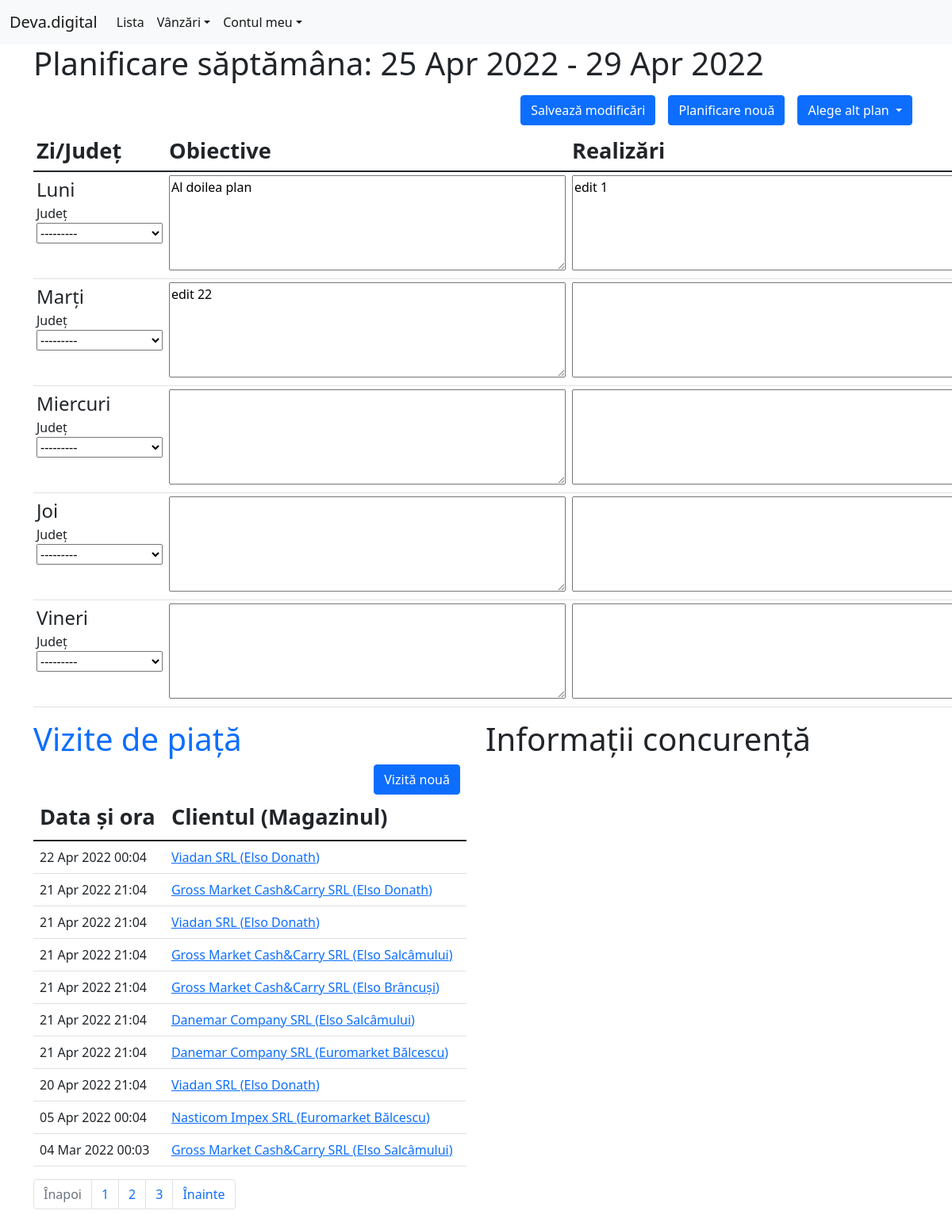
The app's page / (signed in) with its own data.
### sales/models.py (models this page shows, shortened)
class WeekPlan(models.Model):
	start_date = models.DateField(blank=True, null=True)
	end_date = models.DateField(blank=True, null=True)
	agent = models.ForeignKey(Agent, blank=True, null=True, on_delete=models.SET_NULL)
	date_created = models.DateField(default=timezone.now, blank=True)
	last_modified = models.DateTimeField(auto_now=True)
	monday_location = models.ForeignKey(County, blank=True, null=True, on_delete=models.SET_NULL, related_name="monday_location")
	monday_goal = models.TextField(blank=True)
	monday_achieved = models.TextField(blank=True)
	tuesday_location = models.ForeignKey(County, blank=True, null=True, on_delete=models.SET_NULL, related_name="tuesday_location")
	tuesday_goal = models.TextField(blank=True)
	tuesday_achieved = models.TextField(blank=True)
	wendsday_location = models.ForeignKey(County, blank=True, null=True, on_delete=models.SET_NULL, related_name="wendsday_location")
	wendsday_goal = models.TextField(blank=True)
	wendsday_achieved = models.TextField(blank=True)
	thursday_location = models.ForeignKey(County, blank=True, null=True, on_delete=models.SET_NULL, related_name="thursday_location")
	thursday_goal = models.TextField(blank=True)
	thursday_achieved = models.TextField(blank=True)
	friday_location = models.ForeignKey(County, blank=True, null=True, on_delete=models.SET_NULL, related_name="friday_location")
	friday_goal = models.TextField(blank=True)
	friday_achieved = models.TextField(blank=True)
	class Meta:
		verbose_name = "plan saptamanal"
		verbose_name_plural = "planuri saptamanale"

class Visit(models.Model):
	agent = models.ForeignKey(Agent, blank=True, null=True, on_delete=models.SET_NULL)
	client = models.ForeignKey(Client, blank=True, null=True, on_delete=models.SET_NULL, related_name="client")
	shop = models.ForeignKey(Shop, blank=True, null=True, on_delete=models.SET_NULL, related_name="shop")
	date_created = models.DateTimeField(default=timezone.now, blank=True)
	last_modified = models.DateTimeField(auto_now=True)
	products = models.ManyToManyField(Product)
	shelf_image = models.ImageField(upload_to="images/", blank=True)
	class Meta:
		verbose_name = "vizita"
		verbose_name_plural = "vizite"

class Client(models.Model):
	name = models.CharField("Numele", max_length=254)
	loc_name = models.CharField("Numele locatiei", max_length=254, null=True, blank=True)
	CUI = models.IntegerField("CUI", blank=True, null=True)
	channel = models.ForeignKey(Channel, blank=True, null=True, on_delete=models.SET_NULL, verbose_name="Canal distributie")
	distributor = models.BooleanField("Distribuitor", blank=True)
	lka = models.BooleanField("Local Key Accout", blank=True)
	zone = models.ForeignKey(Zone, blank=True, null=True, on_delete=models.SET_NULL, verbose_name="Zona")
	address = models.CharField("Adresa", max_length=254, blank=True)
	city = models.CharField("Localitatea", max_length=50, blank=True)
	county = models.ForeignKey(County, blank=True, null=True, on_delete=models.SET_NULL)
	contact_person = models.CharField("Persoana de contact", max_length=254, blank=True)
	contact_position = models.CharField("Functia", max_length=254, blank=True, null=True)
	phone = models.CharField("Telefon", max_length=10, blank=True)
	email = models.EmailField("Email", max_length=100, blank=True)
	class Meta:
		verbose_name = "client"
		verbose_name_plural = "clienti"
	def __str__(self):
		return self.name

class Shop(models.Model):
	name = models.CharField("Numele", max_length=254)
	client = models.ForeignKey(Client, blank=True, null=True, on_delete=models.CASCADE)
	shop_type = models.ForeignKey(ShopType, blank=True, null=True, on_delete=models.SET_NULL)
	address = models.CharField("Adresa", max_length=254, blank=True)
	city = models.CharField("Localitatea", max_length=50, blank=True)
	county = models.ForeignKey(County, blank=True, null=True, on_delete=models.SET_NULL)
	class Meta:
		verbose_name = "magazin"
		verbose_name_plural = "magazine"
	def __str__(self):
		return self.name

### sales/views.py (the view, shortened to what this page needs)
# urls.py: path('', views.index, name='index'),
def index(request):
	my_date = datetime.now()
	week_day = my_date.weekday()
	pk = request.GET.get('pk')
	plan = WeekPlan.objects.order_by('start_date').last()
	week_plans = WeekPlan.objects.all().order_by('-start_date')
	start_date = my_date - timedelta(days=week_day)
	end_date = my_date + timedelta(days=(4 - week_day))
	if request.method == "GET":
		if not week_plans:
			form=PlanForm()
		else:
			if pk != None:
				plan = WeekPlan.objects.get(id=pk)
			form = PlanForm(instance=plan)
			start_date = plan.start_date
			end_date = plan.end_date
		visits = Visit.objects.all().order_by('-date_created')
		paginator = Paginator(visits, 10)
		page_number = request.GET.get('page')
		page_obj = paginator.get_page(page_number)
	return render(request, 'sales/index.html', {
		'form': form,
		'plan': plan,
		'start_date': start_date,
		'end_date': end_date,
		'page_obj': page_obj,
		'week_plans': week_plans,
	})

### sales/forms.py
class PlanForm(forms.ModelForm):
	start_date = forms.DateField(
		required=False,
		widget=forms.DateInput(
			attrs={
				'type': 'date',
				'class': 'form_input',
			},
		),
	)
	end_date = forms.DateField(
		required=False,
		widget=forms.DateInput(
			attrs={
				'type': 'date',
				'class': 'form_input',
			},
		),
	)
	class Meta:
		model = WeekPlan
		fields = "__all__"
		exclude = ("last-modified",)
		labels = {
			"monday_location": "Locație",
			"monday_goal": "Obiective",
			"monday_achieved": "Realizări",
			"tuesday_location": "Locație",
			"tuesday_goal": "Obiective",
			"tuesday_achieved": "Realizări",
			"wendsday_location": "Locație",
			"wendsday_goal": "Obiective",
			"wendsday_achieved": "Realizări",
			"thursday_location": "Locație",
			"thursday_goal": "Obiective",
			"thursday_achieved": "Realizări",
			"friday_location": "Locație",
			"friday_goal": "Obiective",
			"friday_achieved": "Realizări",
		}

### sales/models.py (called while the page is built)
	def __str__(self):
		return self.name

### sales/templates/sales/index.html (shortened to what this page needs)
{% extends 'sales/base.html' %}
{% block content %}
<section class="container">
    {% if user.is_authenticated %}
    <h1>Planificare săptămâna: {{ start_date|date:"d M Y" }} - {{ end_date|date:"d M Y" }}</h1>
    <form action="{% url 'sales:index' %}" method="post" class="form">
        <div class="d-flex justify-content-end">
            <button type="submit" class="btn btn-primary m-2">Salvează modificări</button>
            <a href="{% url 'sales:add_plan' %}" class="btn btn-primary m-2">Planificare nouă</a>
            <button class="btn btn-primary dropdown-toggle m-2" type="button" id="dropdownMenuButton1" data-bs-toggle="dropdown" aria-expanded="false">
                Alege alt plan
            </button>
        </div>
        <table class="table table-sm">
            <thead>
                <tr>
                    <th scope="col">Zi/Județ</th>
                    <th scope="col">Obiective</th>
                    <th scope="col">Realizări</th>
                </tr>
            </thead>
            <tbody>
                <tr>
                    <td>
                        <div class="day">Luni</div>
                        <div>Județ {{ form.monday_location }}</div>
                    </td>
                    <td>{{ form.monday_goal }}</td>
                    <td>{{ form.monday_achieved }}</td>
                </tr>
                <tr>
                    <td>
                        <div class="day">Marți</div>
                        <div>Județ {{ form.tuesday_location }}</div>
                    </td>
                    <td>{{ form.tuesday_goal }}</td>
                    <td>{{ form.tuesday_achieved }}</td>
                </tr>
                <tr>
                    <td>
                        <div class="day">Miercuri</div>
                        <div>Județ {{ form.wendsday_location }}</div>
                    </td>
                    <td>{{ form.wendsday_goal }}</td>
                    <td>{{ form.wendsday_achieved }}</td>
                </tr>
                <tr>
                    <td>
                        <div class="day">Joi</div>
                        <div>Județ {{ form.thursday_location }}</div>
                    </td>
                    <td>{{ form.thursday_goal }}</td>
                    <td>{{ form.thursday_achieved }}</td>
                </tr>
                <tr>
                    <td>
                        <div class="day">Vineri</div>
                        <div>Județ {{ form.friday_location }}</div>
                    </td>
                    <td>{{ form.friday_goal }}</td>
                    <td>{{ form.friday_achieved }}</td>
                </tr>
            </tbody>
        </table>
    </form>
</section>
<section class="container">
    <div class="row">
        <div class="col-6">
            <h1 id="vizite"><a href="{% url 'sales:visits' %}" class="text-decoration-none">Vizite de piață</a></h1>
            <div class="d-grid gap-2 d-md-flex justify-content-md-end">
                <a href="{% url 'sales:new_visit' %}" class="btn btn-primary me-md-2">Vizită nouă</a>
            </div>
            <table class="table table-hover">
                <thead>
                    <tr>
                        <th>Data și ora</th>
                        <th>Clientul (Magazinul)</th>
                    </tr>
                </thead>
                <tbody>
                    {% for visit in page_obj %}
                        <tr>
                            <td>{{ visit.date_created|date:'d M Y H:m' }}</td>
                            <td><a href="{% url 'sales:visit' visit.id %}">{{ visit.client }} ({{ visit.shop }})</a></td>
                        </tr>
                    {% empty %}
                        <p>Nu au fost realizate vizite încă.</p>
                    {% endfor %}
                </tbody>
            </table>
            <nav aria-label="Page navigation example">
                <ul class="pagination">
                {% if page_obj.has_previous %}
                    <li class="page-item"><a class="page-link" href="?page={{ page_obj.previous_page_number }} #vizite">Înapoi</a></li>
                {% else %}
                <li class="page-item disabled"><a class="page-link" href="#">Înapoi</a></li>
                {% endif %}
                {% for page in page_obj.paginator.page_range %}
                    <li class="page-item"><a class="page-link" href="?page={{ page }} #vizite">{{ page }}</a></li>
                {% endfor %}
                {% if page_obj.has_next %}
                    <li class="page-item"><a class="page-link" href="?page={{ page_obj.next_page_number }} #vizite">Înainte</a></li>
                {% else %}
                    <li class="page-item disabled"><a class="page-link" href="#">Înainte</a></li>
                {% endif %}
                </ul>
            </nav>
        </div>
        <div class="col-6">
            <h1>Informații concurență</h1>
        </div>
    </div>
    {% else %}
		<p>Pentru a putea accesa aceste informații, trebuie să te autentifici</p>
		<button class="btn btn-primary me-md-2">
			<a href="{% url 'users:login' %}">Login</a>
		</button>
	{% endif %}
</section>
{% endblock %}

### static/style.css (style rules this page uses)
html { scroll-behavior: auto !important; }
.day { font-size: 1.5em; }
textarea { height: 120px; width: 500px; }
th { font-size: 1.7em; }

### records on screen
WeekPlan: start_date "25 Apr 2022", end_date "29 Apr 2022", monday_location "---------", monday_goal "Al doilea plan", monday_achieved "edit 1", tuesday_location "---------", tuesday_goal "edit 22", wendsday_location "---------", thursday_location "---------", friday_location "---------"
Visit: date_created "22 Apr 2022 00:04", client "Viadan SRL", shop "Elso Donath"
Visit: date_created "21 Apr 2022 21:04", client "Gross Market Cash&Carry SRL", shop "Elso Donath"
Visit: date_created "21 Apr 2022 21:04", client "Viadan SRL", shop "Elso Donath"
Visit: date_created "21 Apr 2022 21:04", client "Gross Market Cash&Carry SRL", shop "Elso Salcâmului"
Visit: date_created "21 Apr 2022 21:04", client "Gross Market Cash&Carry SRL", shop "Elso Brâncuși"
Visit: date_created "21 Apr 2022 21:04", client "Danemar Company SRL", shop "Elso Salcâmului"
Visit: date_created "21 Apr 2022 21:04", client "Danemar Company SRL", shop "Euromarket Bălcescu"
Visit: date_created "20 Apr 2022 21:04", client "Viadan SRL", shop "Elso Donath"
Visit: date_created "05 Apr 2022 00:04", client "Nasticom Impex SRL", shop "Euromarket Bălcescu"
Visit: date_created "04 Mar 2022 00:03", client "Gross Market Cash&Carry SRL", shop "Elso Salcâmului"

### other values on screen
{{ page }} "1" "2" "3"
